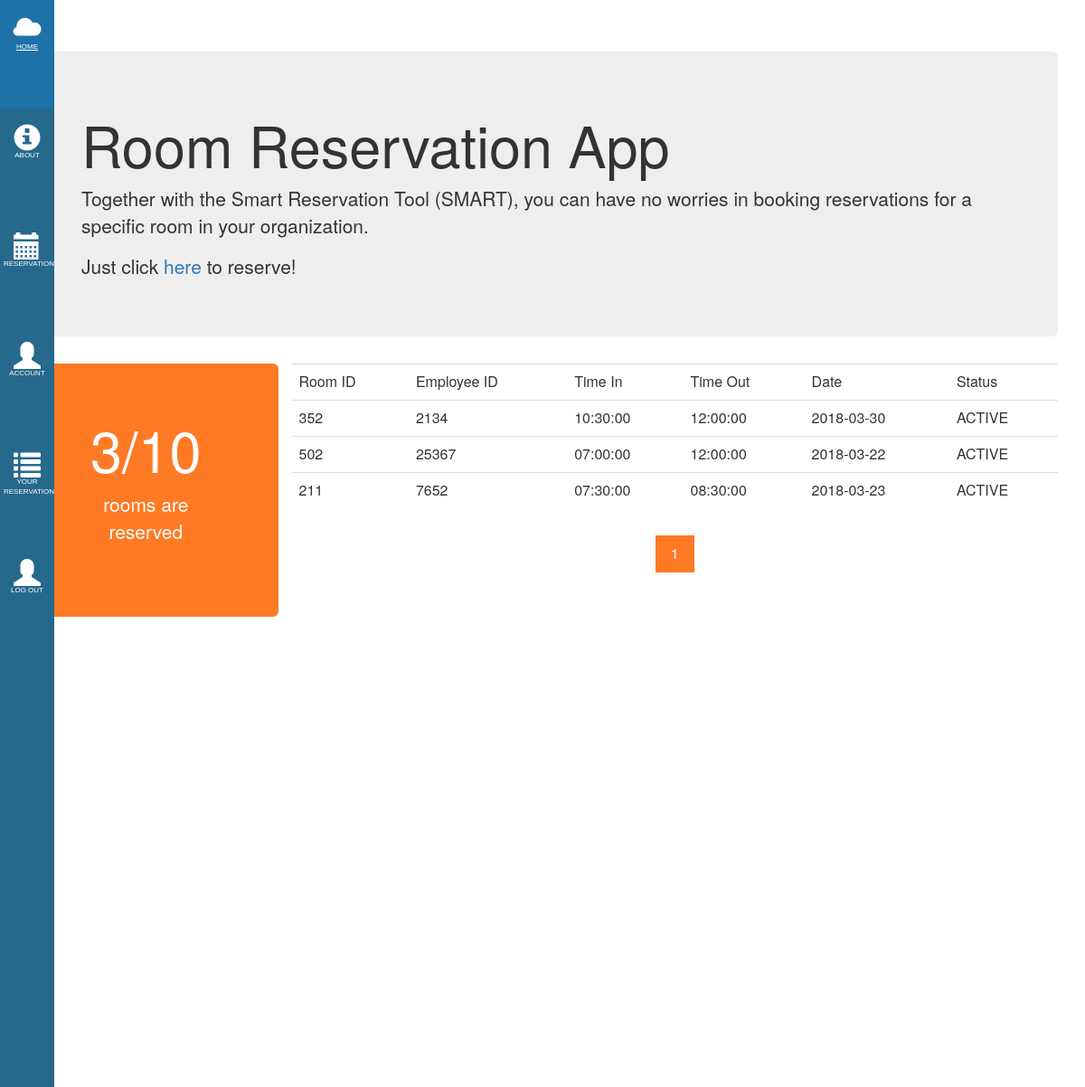
Page /userpage.php on the earlier database version.
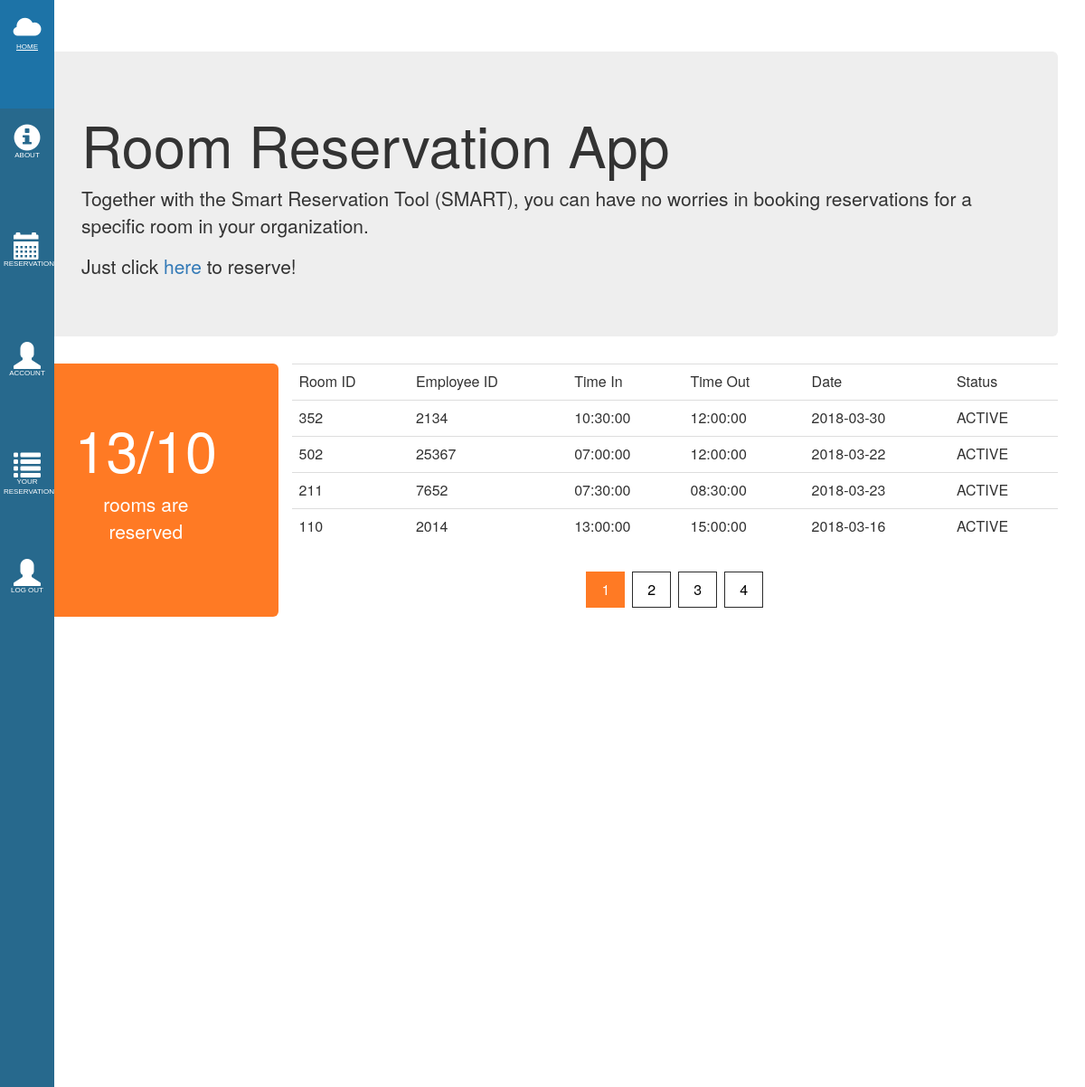
Same page on the later database version.
### tables this page shows
CREATE TABLE `tbl_sched` (
  `id` int(11) NOT NULL,
  `room_id` varchar(5) NOT NULL,
  `emp_id` varchar(5) NOT NULL,
  `time_in` time NOT NULL,
  `time_out` time NOT NULL,
  `date` date NOT NULL,
  `u_code` varchar(5) NOT NULL,
  `Status` tinyint(1) NOT NULL
);

### userpage.php (the view, shortened to what this page needs)
<html>
<head>
    <link rel="stylesheet" href="css/bootstrap.min.css">
    <link rel="stylesheet" href="bren/side_bar.css" type="text/css">
</head>
<body>
<div class="sidebar">
    <ul>
        <li><a href="userpage.php"><span class="glyphicon glyphicon-cloud"></span><span class="menu_label">Home</span></a></li>
        <li><a href="#"><span class="glyphicon glyphicon-info-sign"></span><span class="menu_label">About</span></a></li>
        <li><a href="user_schedtable.php"><span class="glyphicon glyphicon-calendar"></span><span class="menu_label">Reservations</span></a></li>
        <li><a href="user_account.php"><span class="glyphicon glyphicon-user"></span><span class="menu_label">Account</span></a></li>
        <li><a href="user_reservation.php"><span class="glyphicon glyphicon-list"></span><span class="menu_label">Your Reservations</span></a></li>
        <li><a onclick="return logout()" href="login_page.php"><span class="glyphicon glyphicon-user"></span><span class="menu_label">Log Out</span></a></li>
    </ul>
</div>
<div class="container">
    <div class="jumbotron">
        <h1>Room Reservation App <?php echo $_SESSION['username'] ?></h1>
        <p>Together with the Smart Reservation Tool (SMART), you can have no worries in booking reservations for a specific room in your organization.</p>
        <p>Just click <a href="addsched.php">here</a> to reserve!</p>
    </div>
    <div class="row">
        <div class="jumbotron overview_active col-md-3">
            <h1>
                <?php
                include 'connect.php';
                $result = mysqli_query($con,"SELECT * FROM tbl_sched WHERE Status='1'");
                $rows = mysqli_num_rows($result);
                echo $rows . "/10 ";
                ?>
            </h1>
            <p>rooms are reserved</p>
        </div>
        <div class="table_view col-md-9">
            <table class="table">
                <tr class="headers">
                    <td>Room ID</td>
                    <td>Employee ID</td>
                    <td>Time In</td>
                    <td>Time Out</td>
                    <td>Date</td>
                    <td>Status</td>
                </tr>
                <?php
                include 'connect.php';
                if (isset($_GET["page"])) { $page  = $_GET["page"]; } else { $page=1; };
                $results_per_page = 4   ;
                $start_from = ($page-1) * $results_per_page;
                $SQL ="SELECT * FROM tbl_sched WHERE Status = '1' ORDER BY id LIMIT $start_from, ".$results_per_page;
                $res = mysqli_query($con, $SQL);
                while($row= mysqli_fetch_array($res)){
                ?>
                <tr>
                    <td><?php echo $row['room_id']; ?></td>
                    <td><?php echo $row['emp_id']; ?></td>
                    <td><?php echo $row['time_in']; ?></td>
                    <td><?php echo $row['time_out']; ?></td>
                    <td><?php echo $row['date']; ?></td>
                    <td><?php echo "ACTIVE"; ?></td>
                </tr>
                <?php
                }
                ?>
            </table>
            <div class="center">
                <div class="page-footers">
                    <?php
                    include 'connect.php';
                    $sql = "SELECT COUNT(id) AS total FROM tbl_sched WHERE Status=1";
                    $res = mysqli_query($con, $sql);
                    $row= mysqli_fetch_array($res);
                    $total_pages = ceil($row["total"] / $results_per_page);
                    for ($i=1; $i<=$total_pages; $i++) {
                        echo "<a class='pages";
                        echo ($i==$page) ? ' curPage\'' : '\'';
                        echo " href='homepage.php?page=".$i."'";
                        echo ">".$i."</a> ";
                    };
                    ?>
                </div>
            </div>
        </div>
    </div>
</body>
</html>

Differences in the rows shown:
added tbl_sched: room "110", emp "2014", time_in "13:00:00", time_out "15:00:00", date "2018-03-16"
Other differences:
$rows: "3" → "13"
new list line: "2"
new list line: "3"
new list line: "4"
